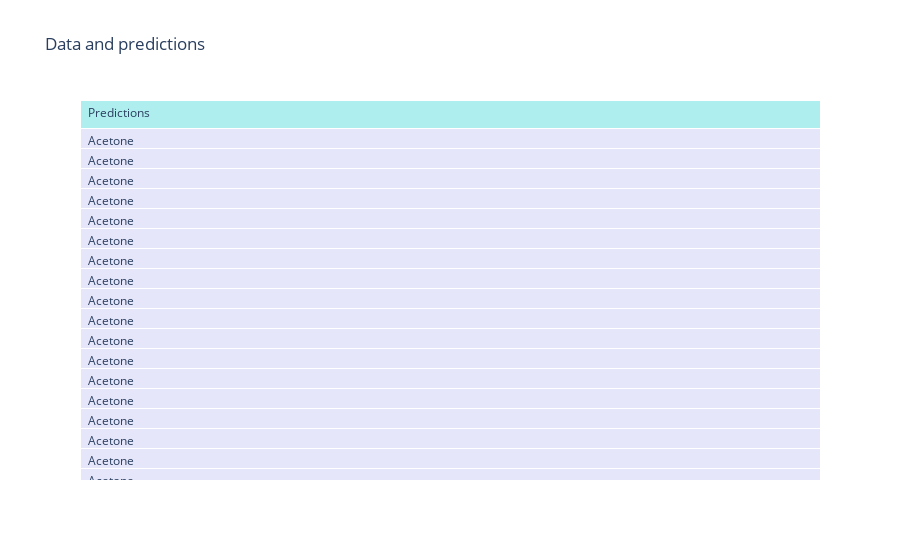
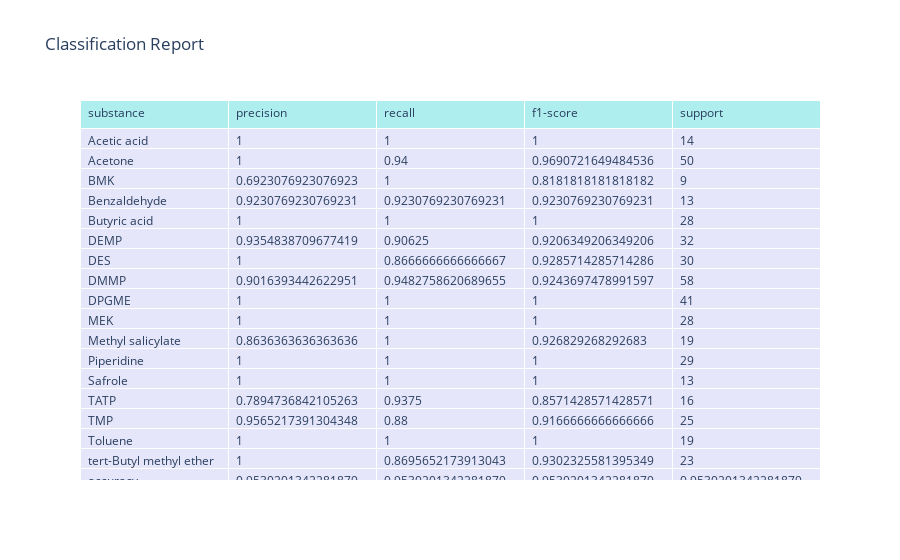
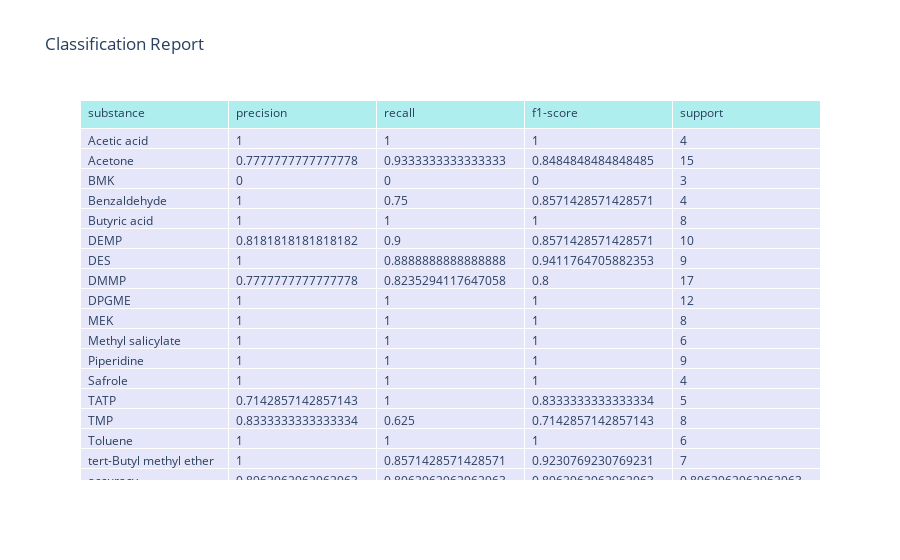

Write notebook code for charts like these, in order.
### Markdown cell above
# No feature reduction

### Code cell
from chemfusekit.df import DFSettings, DF, Table
from chemfusekit.knn import KNNSettings, KNN

# Let's import a table of QEPAS data (needs SNV preprocessing)
table1 = Table(
    file_path='../tests/qepas.xlsx',
    sheet_name='Sheet1',
    class_column='Substance',
    preprocessing='snv'
)
df = DF(DFSettings(), [table1])
df.fuse()
data = df.fused_data

# Perform KNN on the imported QEPAS data
knn_settings = KNNSettings(output='graphical', test_split=True)
knn = KNN(knn_settings, data)
knn.train()

### Figure 1 — Plotly figure (JSON) as saved in the notebook; plotly's stock layout.template omitted (floating-point values rounded to 4 significant figures; data arrays with more than 128 entries replaced by an {"elided": "..."} marker saying what was removed)
{"data": [{"cells": {"align": "left", "fill": {"color": "lavender"}, "values": {"elided": "1x447 str values"}}, "header": {"align": "left", "fill": {"color": "paleturquoise"}, "values": ["Predictions"]}, "type": "table"}], "layout": {"title": {"text": "Data and predictions"}}}

### Figure 2 — Plotly figure (JSON) as saved in the notebook; plotly's stock layout.template omitted (floating-point values rounded to 4 significant figures)
{"data": [{"cells": {"align": "left", "fill": {"color": "lavender"}, "values": [["Acetic acid", "Acetone", "BMK", "Benzaldehyde ", "Butyric acid", "DEMP", "DES", "DMMP", "DPGME", "MEK", "Methyl salicylate", "Piperidine", "Safrole", "TATP", "TMP", "Toluene", "tert-Butyl methyl ether", "accuracy", "macro avg", "weighted avg"], [1, 1, 0.6923, 0.9231, 1, 0.9355, 1, 0.9016, 1, 1, 0.8636, 1, 1, 0.7895, 0.9565, 1, 1, 0.953, 0.9448, 0.9584], [1, 0.94, 1, 0.9231, 1, 0.9062, 0.8667, 0.9483, 1, 1, 1, 1, 1, 0.9375, 0.88, 1, 0.8696, 0.953, 0.9571, 0.953], [1, 0.9691, 0.8182, 0.9231, 1, 0.9206, 0.9286, 0.9244, 1, 1, 0.9268, 1, 1, 0.8571, 0.9167, 1, 0.9302, 0.953, 0.9479, 0.9539], [14, 50, 9, 13, 28, 32, 30, 58, 41, 28, 19, 29, 13, 16, 25, 19, 23, 0.953, 447, 447]]}, "header": {"align": "left", "fill": {"color": "paleturquoise"}, "values": ["substance", "precision", "recall", "f1-score", "support"]}, "type": "table"}], "layout": {"title": {"text": "Classification Report"}}}

### Figure 3 — Plotly figure (JSON) as saved in the notebook; plotly's stock layout.template omitted (floating-point values rounded to 4 significant figures)
{"data": [{"cells": {"align": "left", "fill": {"color": "lavender"}, "values": [["Acetic acid", "Acetone", "BMK", "Benzaldehyde ", "Butyric acid", "DEMP", "DES", "DMMP", "DPGME", "MEK", "Methyl salicylate", "Piperidine", "Safrole", "TATP", "TMP", "Toluene", "tert-Butyl methyl ether", "accuracy", "macro avg", "weighted avg"], [1, 0.7778, 0, 1, 1, 0.8182, 1, 0.7778, 1, 1, 1, 1, 1, 0.7143, 0.8333, 1, 1, 0.8963, 0.8777, 0.8912], [1, 0.9333, 0, 0.75, 1, 0.9, 0.8889, 0.8235, 1, 1, 1, 1, 1, 1, 0.625, 1, 0.8571, 0.8963, 0.8693, 0.8963], [1, 0.8485, 0, 0.8571, 1, 0.8571, 0.9412, 0.8, 1, 1, 1, 1, 1, 0.8333, 0.7143, 1, 0.9231, 0.8963, 0.8691, 0.8899], [4, 15, 3, 4, 8, 10, 9, 17, 12, 8, 6, 9, 4, 5, 8, 6, 7, 0.8963, 135, 135]]}, "header": {"align": "left", "fill": {"color": "paleturquoise"}, "values": ["substance", "precision", "recall", "f1-score", "support"]}, "type": "table"}], "layout": {"title": {"text": "Classification Report"}}}
